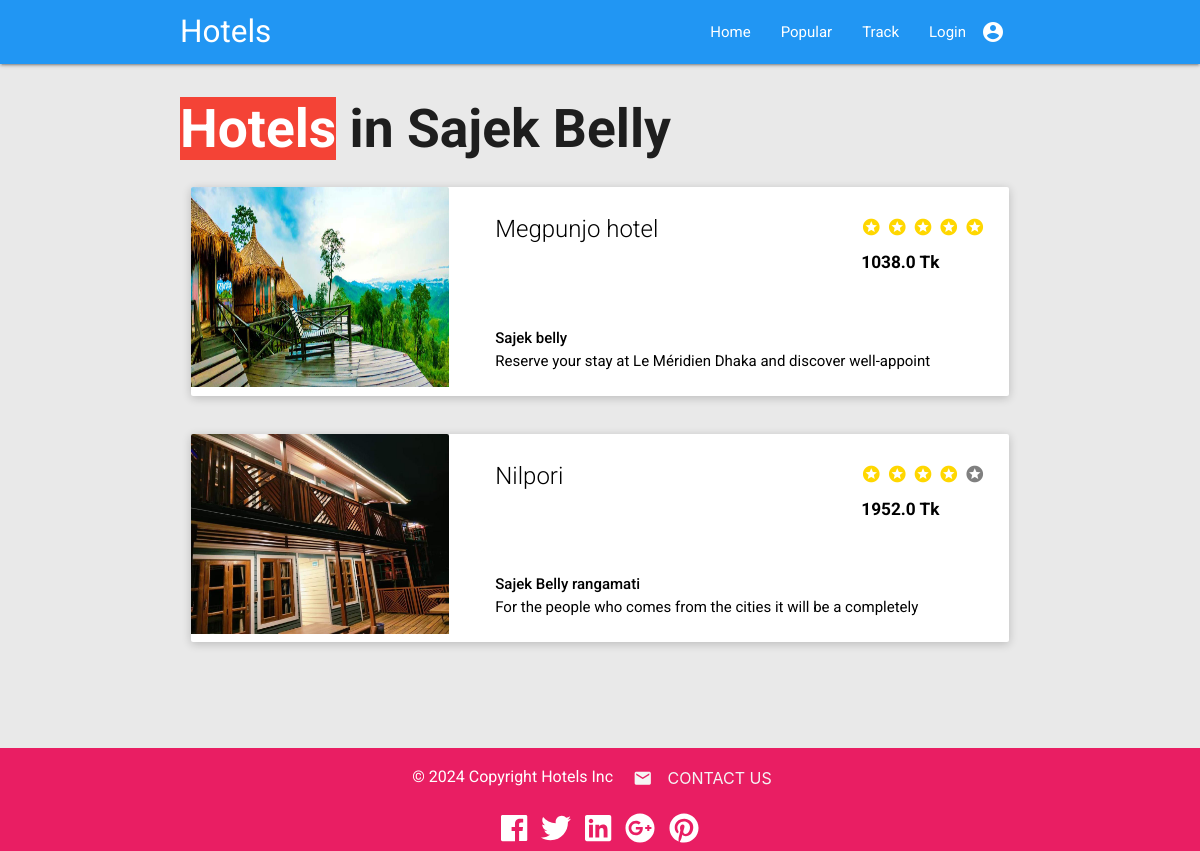
The page /hotels-in-sajek/ on the database its author committed.
### book/models.py (models this page shows, shortened)
class Hotel(models.Model):
    name = models.CharField(default=None, max_length=64)
    city = models.CharField(default=None, max_length=64)
    address = models.CharField(default=None, max_length=64)
    overview = models.CharField(default=None, max_length=64)
    highlight = models.CharField(default=None, max_length=64)
    room = models.CharField(default=None, max_length=64)
    room_type = models.CharField(choices=ROOM_CHOICES,default="Single", max_length=64)
    rating = models.CharField(default=0, max_length=64)
    price = models.FloatField(default=random_price)
    image = models.ImageField(upload_to="hotel_img", verbose_name="hotelimg")

### book/views.py (the view)
# urls.py: path('hotels-in-sajek/', views.hotels_in_sajek, name='hotels_in_sajek'),
def hotels_in_sajek(request):
    sajek_hotels = Hotel.objects.filter(city='Sajek')
    return render(request, 'book/sajek.html', {'hotel':sajek_hotels})

### book/templatetags/book_extras.py (called while the page is built)
@register.filter
def get_stars(hotel):
    s = int(hotel.rating.split(" ")[0])
    stars = [1]*s + [0]*(5 - s)
    return stars

### book/templates/book/sajek.html (shortened to what this page needs)
{% extends "book/layout.html" %}
{% load book_extras %}
{% block body %}
<div class="container" style="margin-top: 10px;">
    <div class="row">
        <h2 class="header"><span class="bg-red">Hotels</span> in Sajek Belly
        </h2>
        {% for hotel in hotel %}
        <div class="col s12 m12">
            <div class="card rounded-corner">
                <a href="/hotel/{{hotel.id}}" style="display: block;">
                    <div class="row">
                        <div class="col s12 m4">
                            <div class="card-image">
                                <img src="{{hotel.image.url}}" width="400px" height="200px">
                            </div>
                        </div>
                        <div class="col s12 m8">
                            <span class="card-title card-content truncate black-text">{{hotel.name}}
                                <div class="right">
                                    {% for i in hotel|get_stars %}
                                    <i class="material-icons"
                                        style="color: {% if i == 1 %} gold {% else %} grey {% endif%}; font-size: 20px;">stars</i>
                                        {% endfor %}
                                    <h6 style="margin-top: 6px;">{{hotel.price}} Tk</h6>
                                </div>
                            </span>
                            <div class="card-content black-text">
                                <strong>
                                    <p>{{hotel.address}}</p>
                                </strong>
                                <p class="truncate">{{hotel.overview}}</p>
                            </div>
                        </div>
                    </div>
                </a>
            </div>
        </div>
        {% endfor %}
    </div>
</div>
{% endblock %}

### book/static/book/styles.css (style rules this page uses)
:root { --primary: #2196f3; --primary-dark: #f32167; }

### book/static/css/styles1.css (style rules this page uses)
.bg-red { background-color: #F44336 !important; color: #fff; }
body { background-color: #e9e9e9; -moz-transition: all 0.5s; -o-transition: all 0.5s; -webkit-transition: all 0.5s; transition: all 0.5s; font-family: 'Roboto', Arial, Tahoma, sans-serif; }
h1, h2, h3, h4, h5, h6 { font-weight: bold; }
button, input, select, a { outline: none !important; }
.card { background: #fff; min-height: 50px; box-shadow: 0 2px 10px rgba(0, 0, 0, 0.2); position: relative; margin-bottom: 30px; -webkit-border-radius: 2px; -moz-border-radius: 2px; -ms-border-radius: 2px; border-radius: 2px; }

### rows shown on the page
Hotel: image (picture), name "Megpunjo hotel", rating "5" (drawn), price "1038.0", address "Sajek belly", overview "Reserve your stay at Le Méridien Dhaka and discover well-appoint"
Hotel: image (picture), name "Nilpori", rating "4" (drawn), price "1952.0", address "Sajek Belly rangamati", overview "For the people who comes from the cities it will be a completely"

### other values the page prints
{{ var0 }} "Login"
